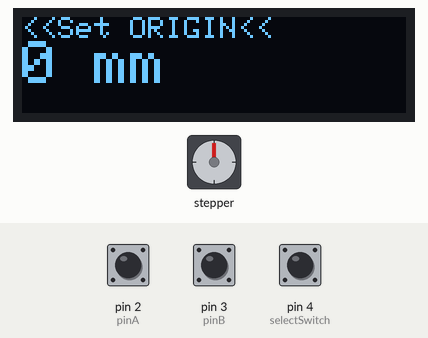
A sketch run on a simulated Arduino Uno, built with avr-gcc and run on an emulated ATmega328P. Parts: 128×32 one-colour display, stepper motor. The test bench sets the inputs (shaded band); at power-on: pin 4 (selectSwitch) HIGH, pin 2 (pinA) HIGH, pin 3 (pinB) HIGH. The display library's start-up logo is not drawn; stepper angles assume 4096 steps per turn; what the sketch prints to the serial monitor is not drawn.

Above: at 3.2 s.
3.3 s: pin 4 (selectSwitch) pulled LOW for 3.2 s
At 4.1 s:
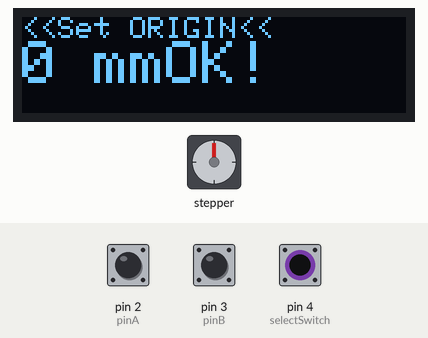
8.0 s: pin 4 (selectSwitch) pulled LOW for 0.15 s
At 9.0 s:
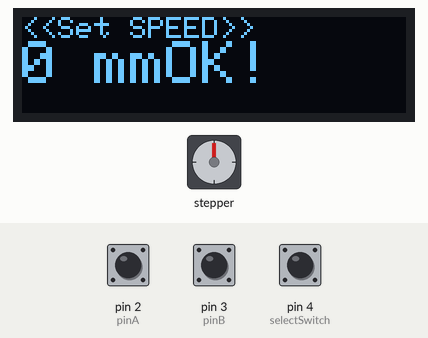
11.1 s: pin 4 (selectSwitch) pulled LOW for 1 s
At 12.2 s:
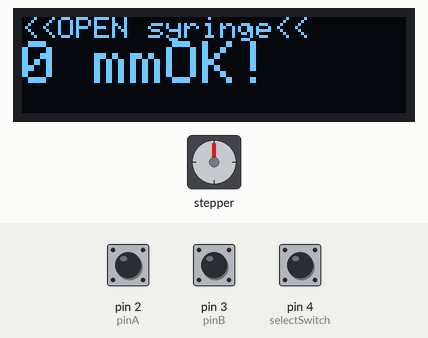
15.1 s: pin 4 (selectSwitch) pulled LOW for 3.2 s
At 16.2 s:
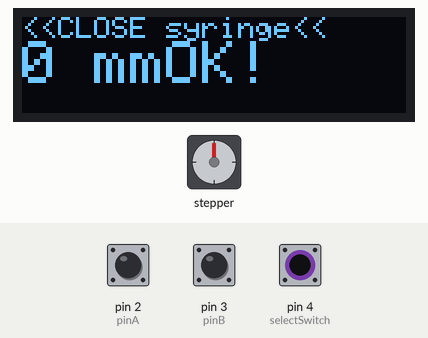
20.9 s: pin 4 (selectSwitch) pulled LOW for 0.15 s
At 21.9 s:
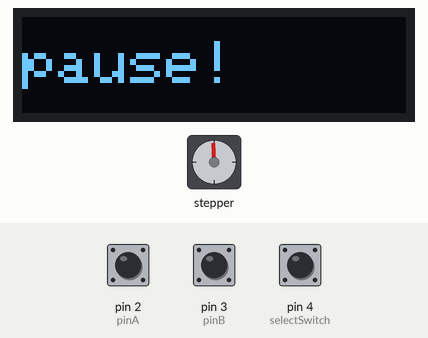
Timing chart, 0 to 54.9 s (numbered marks = the images above; inputs shaded):
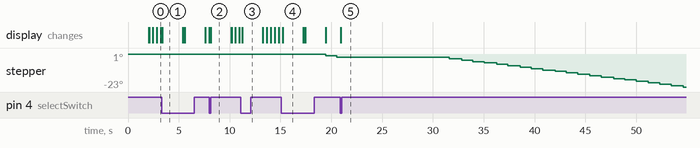

Measured:
- after the input at 3.3 s, the display: changes after 0.09 s (image 1)
- after the input at 8.0 s, the display: changes after 0.16 s (image 2)
- after the input at 11.1 s, the display: changes after 0.15 s (image 3)
- after the input at 15.1 s, stepper: goes -1° 1.1 s, then -2°, starting after 4.4 s; the display: changes after 0.14 s (image 4)
- after the input at 20.9 s, the display: changes at once (image 5)
- what the display in image 1 shows lasts 2.0 s, from 3.4 s to 5.4 s

The sketch:

openspinnr_ver_B.ino
```cpp
/*****************************************************************************
  https://github.com/piermatt/openspinnr - Open-source electrospinning apparatus
******************************************************************************
  This is the arduino code for the electrospinner ver_B

  The two stepper motors are connected trough two ULN2003 modules and controlled by the AccelStepper library
  IN1-IN3-IN2-IN4 for proper step sequence
  stepper1(FULLSTEP, 9, 11, 10, 12); (syringe slider)
  stepper2(HALFSTEP, 5, 7, 6, 8); (syringe pump)

  The SSD1306 OLED is connected via I2C and controlled by the Adafruit library

  Input is provided by a rotary encoder:
  -First hardware interrupt pin is digital pin 2;
  -Second hardware interrupt pin is digital pin 3;
  -Pin 4 is the select switch for the encoder.
  Interrupt-based Rotary Encoder Sketch has been adapted from the work of Simon Merrett, based on insight from Oleg Mazurov, Nick Gammon, rt, Steve Spence
  http://exploreembedded.com/wiki/Interactive_Menus_for_your_project_with_a_Display_and_an_Encoder

*/
#include <SPI.h>
#include <Wire.h>
#include <Adafruit_GFX.h>
#include <Adafruit_SSD1306.h>

#define SCREEN_WIDTH 128 // OLED display width, in pixels
#define SCREEN_HEIGHT 32 // OLED display height, in pixels

// Include the AccelStepper Library
#include <AccelStepper.h>

// Define step constants
#define FULLSTEP 4
#define HALFSTEP 8

// Declaration for an SSD1306 display connected to I2C (SDA, SCL pins)
// The pins for I2C are defined by the Wire-library.
// On an arduino UNO:       A4(SDA), A5(SCL)
// On an arduino MEGA 2560: 20(SDA), 21(SCL)
// On an arduino LEONARDO:   2(SDA),  3(SCL), ...
#define OLED_RESET     -1 // Reset pin # (or -1 if sharing Arduino reset pin)
#define SCREEN_ADDRESS 0x3C ///< See datasheet for Address; 0x3D for 128x64, 0x3C for 128x32
Adafruit_SSD1306 display(SCREEN_WIDTH, SCREEN_HEIGHT, &Wire, OLED_RESET);

// Creates two instances
// Pins entered in sequence IN1-IN3-IN2-IN4 for proper step sequence
AccelStepper stepper1(FULLSTEP, 9, 11, 10, 12);
AccelStepper stepper2(HALFSTEP, 5, 7, 6, 8);

static int pinA = 2; // Our first hardware interrupt pin is digital pin 2
static int pinB = 3; // Our second hardware interrupt pin is digital pin 3
static int selectSwitch = 4; //The select switch for our encoder.
int   option = 0;
int   syringe = 0;
long travel_lenght;
int travel_speed, syringe_speed;
unsigned long myTime;

volatile byte aFlag = 0; // let's us know when we're expecting a rising edge on pinA to signal that the encoder has arrived at a detent
volatile byte bFlag = 0; // let's us know when we're expecting a rising edge on pinB to signal that the encoder has arrived at a detent (opposite direction to when aFlag is set)
volatile uint16_t encoderPos = 0; //this variable stores our current value of encoder position. Change to int or uin16_t instead of byte if you want to record a larger range than 0-255
volatile uint16_t oldEncPos = 0; //stores the last encoder position value so we can compare to the current reading and see if it has changed (so we know when to print to the serial monitor)
volatile byte reading = 0; //somewhere to store the direct values we read from our interrupt pins before checking to see if we have moved a whole detent

void setup() {

  pinMode(pinA, INPUT_PULLUP); // set pinA as an input, pulled HIGH to the logic voltage (5V or 3.3V for most cases)
  pinMode(pinB, INPUT_PULLUP); // set pinB as an input, pulled HIGH to the logic voltage (5V or 3.3V for most cases)
  pinMode(selectSwitch, INPUT_PULLUP);
  attachInterrupt(0, PinA, RISING); // set an interrupt on PinA, looking for a rising edge signal and executing the "PinA" Interrupt Service Routine (below)
  attachInterrupt(1, PinB, RISING); // set an interrupt on PinB, looking for a rising edge signal and executing the "PinB" Interrupt Service Routine (below)
  Serial.begin(9600); // start the serial monitor link
  if (!display.begin(SSD1306_SWITCHCAPVCC, SCREEN_ADDRESS)) {
    Serial.println(F("SSD1306 allocation failed"));
    for (;;); // Don't proceed, loop forever
  }
  display.display();
  delay(2000); // Pause for 2 seconds

  // Clear the buffer
  display.clearDisplay();

  stepper1.setMaxSpeed(900.0);
  stepper1.setAcceleration(100.0);

  stepper2.setMaxSpeed(300.0);
  stepper2.setAcceleration(90.0);
}
void PinA() {
  cli(); //stop interrupts happening before we read pin values
  reading = PIND & 0xC; // read all eight pin values then strip away all but pinA and pinB's values
  if (reading == B00001100 && aFlag) { //check that we have both pins at detent (HIGH) and that we are expecting detent on this pin's rising edge
    encoderPos --; //decrement the encoder's position count
    bFlag = 0; //reset flags for the next turn
    aFlag = 0; //reset flags for the next turn
  }
  else if (reading == B00000100) bFlag = 1; //signal that we're expecting pinB to signal the transition to detent from free rotation
  sei(); //restart interrupts
}

void PinB() {
  cli(); //stop interrupts happening before we read pin values
  reading = PIND & 0xC; //read all eight pin values then strip away all but pinA and pinB's values
  if (reading == B00001100 && bFlag) { //check that we have both pins at detent (HIGH) and that we are expecting detent on this pin's rising edge
    encoderPos ++; //increment the encoder's position count
    bFlag = 0; //reset flags for the next turn
    aFlag = 0; //reset flags for the next turn
  }
  else if (reading == B00001000) aFlag = 1; //signal that we're expecting pinA to signal the transition to detent from free rotation
  sei(); //restart interrupts
}

void loop() {

  if (option == 0)
  {
    /// SET ORIGIN TRAVELER
    display.clearDisplay();
    display.setTextSize(1);      // Normal 1:1 pixel scale
    display.setTextColor(SSD1306_WHITE); // Draw white text
    display.setCursor(0, 0);     // Start at top-left corner
    display.println("<<Set ORIGIN<<");
    display.display();
    display.setTextSize(2);      // Normal 1:1 pixel scale

    if (oldEncPos != encoderPos) {
      Serial.println(encoderPos);
      oldEncPos = encoderPos;
    }

    display.print(encoderPos * 2); display.print(" mm");
    display.display();
    delay(100);

    // The select switch is pulled high, hence the pin goes low if the switch is pressed.
    if (digitalRead(selectSwitch) == 0)
    {
      Serial.println("Key Pressed");
      delay(50); // wait for debounce to get over
      stepper1.setCurrentPosition(0);
      stepper1.moveTo(-(oldEncPos * 5000L));
      while (stepper1.currentPosition() != -(oldEncPos * 5000L)) // Full speed basck to 0
        stepper1.run();
      stepper1.stop(); // Stop as fast as possible: sets new target
      stepper1.runToPosition();
      stepper1.setCurrentPosition(0);
      display.print("OK!");
      display.display();
      delay(2000);
      option = 1;
    }
  }

  if (option == 1)
  {
    /// SET lenght TRAVELER
    display.clearDisplay();
    display.setTextSize(1);      // Normal 1:1 pixel scale
    display.setTextColor(SSD1306_WHITE); // Draw white text
    display.setCursor(0, 0);     // Start at top-left corner
    display.println("<>Set LENGTH<>");
    display.display();
    display.setTextSize(2);      // Normal 1:1 pixel scale

    if (oldEncPos != encoderPos) {
      Serial.println(encoderPos);
      oldEncPos = encoderPos;
    }

    display.print(encoderPos * 2); display.print(" mm");
    display.display();
    delay(100);

    // The select switch is pulled high, hence the pin goes low if the switch is pressed.
    if (digitalRead(selectSwitch) == 0)
    {
      Serial.println("Key Pressed");
      delay(50); // wait for debounce to get over
      travel_lenght = oldEncPos * 5000L;
      display.print("OK!");
      display.display();
      delay(2000);
      option = 2;
    }
  }

  if (option == 2)
  {
    /// SET  speed
    display.clearDisplay();
    display.setTextSize(1);      // Normal 1:1 pixel scale
    display.setTextColor(SSD1306_WHITE); // Draw white text
    display.setCursor(0, 0);     // Start at top-left corner
    display.println("<<Set SPEED>>");
    display.display();
    display.setTextSize(2);      // Normal 1:1 pixel scale

    if (oldEncPos != encoderPos) {
      Serial.println(encoderPos);
      oldEncPos = encoderPos;
    }

    display.print(encoderPos * 2); display.print(" mm");
    display.display();
    delay(100);

    // The select switch is pulled high, hence the pin goes low if the switch is pressed.
    if (digitalRead(selectSwitch) == 0)
    {
      Serial.println("Key Pressed");
      delay(50); // wait for debounce to get over
      travel_speed = oldEncPos * 10;
      //      stepper1.setMaxSpeed(travel_speed);
      display.print("OK!");
      display.display();
      delay(2000);
      option = 3;
    }
  }

  if (option == 3)
  {
    /// OPEN syringe
    display.clearDisplay();
    display.setTextSize(1);      // Normal 1:1 pixel scale
    display.setTextColor(SSD1306_WHITE); // Draw white text
    display.setCursor(0, 0);     // Start at top-left corner
    display.println("<<OPEN syringe<<");
    display.display();
    display.setTextSize(2);      // Normal 1:1 pixel scale

    if (oldEncPos != encoderPos) {
      Serial.println(encoderPos);
      oldEncPos = encoderPos;
    }

    display.print(encoderPos * 2); display.print(" mm");
    display.display();
    delay(100);

    // The select switch is pulled high, hence the pin goes low if the switch is pressed.
    if (digitalRead(selectSwitch) == 0)
    {
      Serial.println("Key Pressed");
      delay(50); // wait for debounce to get over
      stepper2.setCurrentPosition(0);
      stepper2.moveTo((oldEncPos * 550L));
      while (stepper2.currentPosition() != (oldEncPos * 550L)) // Full speed basck to 0
        stepper2.run();
      stepper2.stop(); // Stop as fast as possible: sets new target
      stepper2.runToPosition();
      stepper2.setCurrentPosition(0);
      display.print("OK!");
      display.display();
      delay(2000);
      option = 4;
    }
  }

  if (option == 4)  {
    /// OPEN syringe
    display.clearDisplay();
    display.setTextSize(1);      // Normal 1:1 pixel scale
    display.setTextColor(SSD1306_WHITE); // Draw white text
    display.setCursor(0, 0);     // Start at top-left corner
    display.println("<<CLOSE syringe<<");
    display.display();
    display.setTextSize(2);      // Normal 1:1 pixel scale

    if (oldEncPos != encoderPos) {
      Serial.println(encoderPos);
      oldEncPos = encoderPos;
    }

    display.print(encoderPos * 2); display.print(" mm");
    display.display();
    delay(100);

    // The select switch is pulled high, hence the pin goes low if the switch is pressed.
    if (digitalRead(selectSwitch) == 0)
    {
      Serial.println("Key Pressed");
      delay(50); // wait for debounce to get over
      stepper2.setCurrentPosition(0);
      stepper2.moveTo(-(oldEncPos * 550L));
      while (stepper2.currentPosition() != -(oldEncPos * 550L)) // Full speed basck to 0
        stepper2.run();
      stepper2.stop(); // Stop as fast as possible: sets new target
      stepper2.runToPosition();
      stepper2.setCurrentPosition(0);
      display.print("OK!");
      display.display();
      delay(2000);
      option = 5;
    }
  }

  if (option == 5)  {
    /// SET Syringe flow<>
    display.clearDisplay();
    display.setTextSize(1);      // Normal 1:1 pixel scale
    display.setTextColor(SSD1306_WHITE); // Draw white text
    display.setCursor(0, 0);     // Start at top-left corner
    display.println("<>Syringe flow<>");
    display.display();
    display.setTextSize(2);      // Normal 1:1 pixel scale

    if (oldEncPos != encoderPos) {
      Serial.println(encoderPos);
      oldEncPos = encoderPos;
    }

    display.print(encoderPos); display.print(" u");
    display.display();
    delay(100);

    // The select switch is pulled high, hence the pin goes low if the switch is pressed.
    if (digitalRead(selectSwitch) == 0)
    {
      Serial.println("Key Pressed");
      delay(50); // wait for debounce to get over
      syringe_speed = oldEncPos * 1;
      //      stepper1.setMaxSpeed(syringe_speed);
      display.print("OK!");
      display.display();
      delay(2000);
      option = 6;
    }

  }

  if (option == 6)  {

    /// routine
    Serial.print("current position, distancetogo, travel lenght");
    stepper1.setCurrentPosition(0);
    display.clearDisplay();
    display.setTextSize(1);      // Normal 1:1 pixel scale
    display.setTextColor(SSD1306_WHITE); // Draw white text
    display.setCursor(0, 0);     // Start at top-left corner
    display.println("spinning..yeeeeah!");
    display.display();
    display.setTextSize(2);      // Normal 1:1 pixel scale

    stepper1.setSpeed(travel_speed);
    stepper2.setSpeed(syringe_speed);
    stepper1.moveTo(travel_lenght);
    stepper2.moveTo(-5500);

    while (stepper2.distanceToGo() != 0) {
      if (stepper1.distanceToGo() == 0) {
        if (stepper1.currentPosition() == 0)
          stepper1.moveTo(travel_lenght);
        else
          stepper1.moveTo(0);


      }
      //      Serial.print(stepper1.currentPosition()); Serial.print(" "); Serial.print(stepper1.distanceToGo()); Serial.print(" "); Serial.println(travel_lenght);
      stepper1.run();
      stepper2.runSpeed();


      // The select switch is pulled high, hence the pin goes low if the switch is pressed.
      if (digitalRead(selectSwitch) == 0)
      {
        display.clearDisplay();
        display.println("pause!");
        display.display();
        stepper1.stop(); // Stop as fast as possible: sets new target
        delay(10000);

      }
    }

  }


}
```
